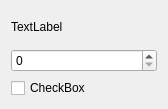
<?xml version="1.0" encoding="UTF-8"?>
<ui version="4.0">
 <class>WidgetNota</class>
 <widget class="QWidget" name="WidgetNota">
  <property name="geometry">
   <rect>
    <x>0</x>
    <y>0</y>
    <width>168</width>
    <height>109</height>
   </rect>
  </property>
  <property name="windowTitle">
   <string>Form</string>
  </property>
  <layout class="QVBoxLayout" name="verticalLayout">
   <item>
    <widget class="QLabel" name="lbl">
     <property name="text">
      <string>TextLabel</string>
     </property>
    </widget>
   </item>
   <item>
    <widget class="QSpinBox" name="spinValor"/>
   </item>
   <item>
    <widget class="QCheckBox" name="checkActivo">
     <property name="text">
      <string>CheckBox</string>
     </property>
    </widget>
   </item>
  </layout>
 </widget>
 <resources/>
 <connections/>
</ui>
